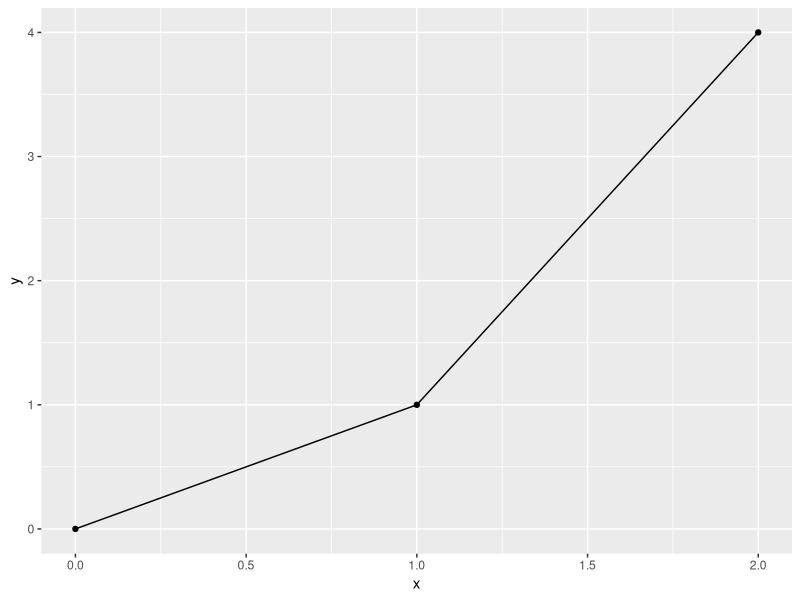

Reproduce this figure in R.
# Minimal base-ggplot2 script for figcheck's ggplot2 backend self-test.
# Writes good.png into $FIGCHECK_OUTDIR (or the working directory).
library(ggplot2)

outdir <- Sys.getenv("FIGCHECK_OUTDIR", ".")
dir.create(outdir, showWarnings = FALSE, recursive = TRUE)

df <- data.frame(x = c(0, 1, 2), y = c(0, 1, 4))
p <- ggplot(df, aes(x = x, y = y)) + geom_line() + geom_point()
ggsave(file.path(outdir, "good.png"), plot = p, width = 2, height = 2)
